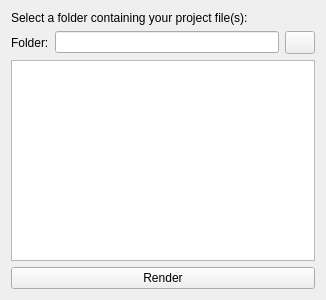
<?xml version="1.0" encoding="UTF-8"?>
<ui version="4.0">
 <class>Dialog</class>
 <widget class="QWidget" name="Dialog">
  <property name="geometry">
   <rect>
    <x>0</x>
    <y>0</y>
    <width>326</width>
    <height>300</height>
   </rect>
  </property>
  <property name="minimumSize">
   <size>
    <width>326</width>
    <height>300</height>
   </size>
  </property>
  <property name="maximumSize">
   <size>
    <width>326</width>
    <height>300</height>
   </size>
  </property>
  <property name="windowTitle">
   <string>Batch Render Folder</string>
  </property>
  <layout class="QVBoxLayout" name="verticalLayout">
   <item>
    <widget class="QLabel" name="label">
     <property name="text">
      <string>Select a folder containing your project file(s):</string>
     </property>
    </widget>
   </item>
   <item>
    <layout class="QHBoxLayout" name="horizontalLayout">
     <item>
      <widget class="QLabel" name="qtFloderLabel">
       <property name="text">
        <string>Folder:</string>
       </property>
      </widget>
     </item>
     <item>
      <widget class="QLineEdit" name="qtFolderEdit">
       <property name="enabled">
        <bool>true</bool>
       </property>
       <property name="readOnly">
        <bool>true</bool>
       </property>
      </widget>
     </item>
     <item>
      <widget class="QPushButton" name="qtFolderBtn">
       <property name="minimumSize">
        <size>
         <width>30</width>
         <height>23</height>
        </size>
       </property>
       <property name="maximumSize">
        <size>
         <width>30</width>
         <height>23</height>
        </size>
       </property>
       <property name="text">
        <string/>
       </property>
       <property name="iconSize">
        <size>
         <width>32</width>
         <height>32</height>
        </size>
       </property>
      </widget>
     </item>
    </layout>
   </item>
   <item>
    <widget class="QTextEdit" name="qtRenderText">
     <property name="readOnly">
      <bool>true</bool>
     </property>
    </widget>
   </item>
   <item>
    <widget class="QPushButton" name="qtRenderButton">
     <property name="text">
      <string>Render</string>
     </property>
    </widget>
   </item>
  </layout>
 </widget>
 <resources/>
 <connections/>
</ui>
